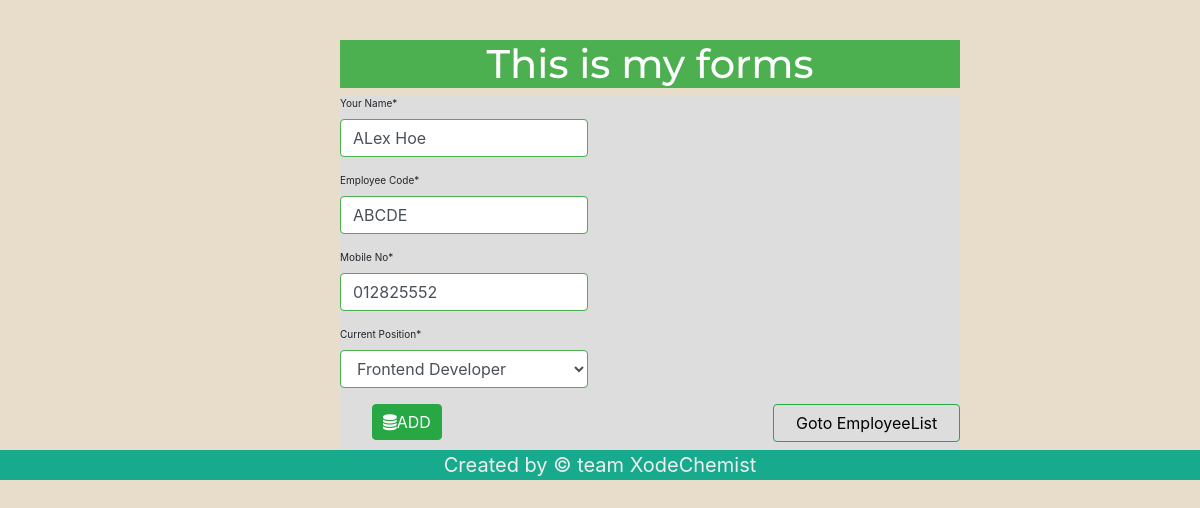
Screenshot of /employee/home/4 with the database file from the repository.
### EmployeeRegister/models.py (models this page shows, shortened)
class Employee(models.Model):
    fullName=models.CharField(max_length=100)
    emp_code=models.CharField(max_length=100)
    mobileNo=models.CharField(max_length=100)
    position=models.ForeignKey(Position,on_delete=models.CASCADE)

### EmployeeRegister/views.py (the view, shortened to what this page needs)
# urls.py: path('home/<int:id>',views.EmployeeForm,name="employee_update"),  #get and post for  update operation
def EmployeeForm(request,id=0):
    if request.method=="GET":
        if id==0:
            form=Employee_form()
        else:
            employee=Employee.objects.get(pk=id)
            form=Employee_form(instance=employee)
        return render(request,'employee_form.html',{"form":form})

### EmployeeRegister/forms.py
class Employee_form(forms.ModelForm):
    class Meta:
        model=Employee
        fields=('fullName','emp_code','mobileNo','position')
        labels={
            'fullName':"Your Name",
            'emp_code':"Employee Code",
            'mobileNo':"Mobile No",
            'position':'Current Position',
        }
    def __init__(self,*args,**kwargs):
        super(Employee_form,self).__init__(*args,**kwargs)
        self.fields["position"].empty_label="Select"

### EmployeeRegister/models.py (called while the page is built)
    def __str__(self):
        return self.title

### EmployeeRegister/templates/employee_form.html (shortened to what this page needs)
{% extends 'base.html'%}
{% load static %}
{%block CSS%}
<link rel="stylesheet" href="{% static 'css/employee_form.css' %}">
{%endblock CSS %}
{% load crispy_forms_tags %}
{% block content%}
 <div class="wrapper">
    <div class="myform">
  <h1>This is my forms</h1>
    <form action="" method="post" autocomplete="off">
     {{form.fullName|as_crispy_field}}
     {{form.emp_code|as_crispy_field}}
     {{form.mobileNo|as_crispy_field}}
     {{form.position|as_crispy_field}}
     <div class="row">
       <div class="col-md-8">
        <button class="btn btn-success "><i class="fa fa-database"></i>ADD</button>
       </div>
       <div class="col-md-4">
        <a style="color: black;" class="btn btn-outline-success btn-block" href="{%url 'employeeList'%}">Goto EmployeeList</a>
       </div>
     </div>
    </form>
   </div>
 </div>
{% endblock content%}

### EmployeeRegister/static/css/base.css (style rules this page uses)
* { margin: 0; padding: 0; box-sizing: border-box; }
body { font-size: 62.5%; background-color: #e7ddca; }

### EmployeeRegister/static/css/employee_form.css (style rules this page uses)
.wrapper { width: 60%; margin: 0 auto; }
.wrapper .myform { margin-left: 100px; margin-top: 40px; }
.wrapper .myform h1 { background: #4CAF50; font-family: 'Montserrat', sans-serif; text-align: center; color: #fff; }
.wrapper form { background: #ddd; }
.wrapper form input, .wrapper form select { border: 1px solid #4CAF50; width: 40%; }
.wrapper form button { text-align: center; display: block; margin-left: 2em; padding: 5px 10px; margin-bottom: 10px; }

### rows the page displays
Employee: fullName "ALex Hoe", emp_code "ABCDE", mobileNo "012825552", position "Frontend Developer"
